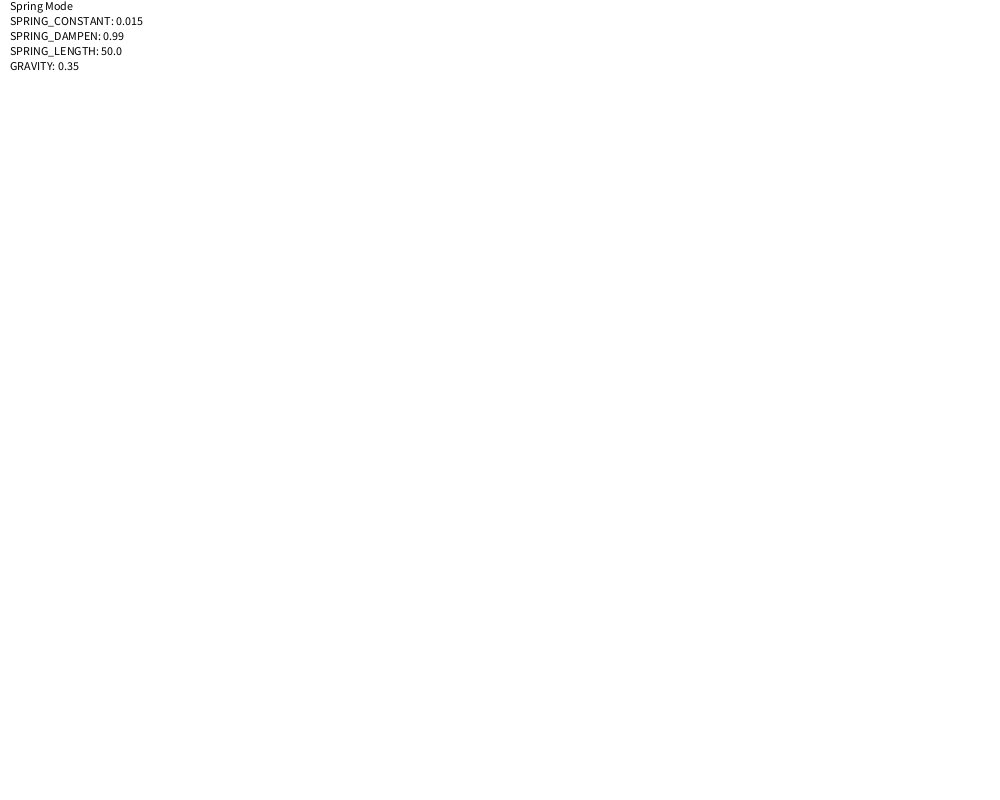
Frame 1 (no input)
Frame 60 (the mouse pressed at the canvas centre just before this capture): identical to frame 1, image omitted
Frame 120 (the mouse held since frame 60 and released just before this capture): identical to frame 1, image omitted

The Processing sketch that drew this single still picture (run headless with seeded random() and noise(); from frame 60 on, the mouse is pressed at the canvas centre):

// Processing sketch: OrbChain
// ── OrbChain.pde

      final static int SPRING = 2;
       static float SPRING_LENGTH = 50;
       static float SPRING_DAMPEN = 0.990;
       static float SPRING_CONSTANT = 0.015;
       static float GRAVITY = 0.35;
      final static int MODE = SPRING;
      OrbList orbs;
      void setup() {
        size(1000, 800);
        orbs = new OrbList();
      }
      void mouseClicked() {
        orbs.add(new OrbNode(mouseX,mouseY,0,0,30));
      }
      
      void draw() {
        background(255);
        fill(0);
        text("Spring Mode", 10, 10);
        text("SPRING_CONSTANT: " + SPRING_CONSTANT, 10, 25);
        text("SPRING_DAMPEN: " + SPRING_DAMPEN, 10, 40);
        text("SPRING_LENGTH: " + SPRING_LENGTH, 10, 55);
        text("GRAVITY: " + GRAVITY, 10, 70);
        orbs.processAll();
        orbs.display();
        
      }
      
      void keyPressed() {
        if (key == 49) {
          SPRING_CONSTANT *= 1.05;
          fill(255);
          noStroke();
          rect(0,0,10,70);
          stroke(0);
        }
        
        if (key == 50) {
          SPRING_CONSTANT *= 0.95;
          fill(255);
          noStroke();
          rect(0,0,10,70);
          stroke(0);
        }
        if (key == 51) {
          SPRING_DAMPEN *= 1.05;
          fill(255);
          noStroke();
          rect(0,0,10,70);
          stroke(0);
        }
        if (key == 52) {
          SPRING_DAMPEN *= 0.95;
          fill(255);
          noStroke();
          rect(0,0,10,70);
          stroke(0);
        }
        if (key == 53) {
          SPRING_LENGTH *= 1.05;
          fill(255);
          noStroke();
          rect(0,0,10,70);
          stroke(0);
        }
        if (key == 54) {
          SPRING_LENGTH *= 0.95;
          fill(255);
          noStroke();
          rect(0,0,10,70);
          stroke(0);
        }
        if (key == 55) {
          GRAVITY *= 1.05;
          fill(255);
          noStroke();
          rect(0,0,10,70);
          stroke(0);
        }
        if (key == 56) {
          GRAVITY *= 0.95;
          fill(255);
          noStroke();
          rect(0,0,10,70);
          stroke(0);
        }
      }
    

// ── OrbList.pde
public class OrbList {
    OrbNode first, last;

    //create a fixed orb
    public OrbList() {
      first = new FixedOrbNode(0, height/5);
      last = new FixedOrbNode(width, height/5);
      //link them to eachother
      first.next = last;
      last.prev = first;
    }

    /**
    *complete this method
    */
    void add(OrbNode orb){
     //insert orb at the end of the list before the last node.
     orb.next = last.prev;
     orb.prev = first.next;
     last.prev = orb.next;
     first.next = orb.prev;
    }

    /**
    *complete this method
    *process all nodes by running move.
    */
    void processAll() {
      OrbNode current = first;
      //advance current to next until it is null, move() each of the nodes
      while (current != null) {
        current.move();
        current = current.next;
      }
      
    }
    /**
    *complete this method
    *Display all nodes by running their display().
    */
    void display() {
      OrbNode current = first;
      //advance current to next until it is null, display() each of the nodes
      
      
    }
  }

// ── OrbNode.pde
  public class OrbNode {
  float x, y;
  float dx, dy;
  float radius;
  color c;
  OrbNode next, prev;
  public OrbNode() {  }
  public OrbNode(float x_, float y_) {
    this(x_, y_, 0.0, 0.0, 50.0);
  }
  public OrbNode(float x_, float y_, float dx_, float dy_, float radius_ ) {
    x = x_;
    y = y_;
    dx = dx_;
    dy = dy_;
    radius = radius_;
    c = color(random(255), random(255), random(255), 200);
  }
   /**
  *complete this method
  */
  void display() {
    fill(c);
    ellipse(x, y, radius*2, radius*2);
    //If next or previous exist, draw lines to them! (aim for slightly off center)
    /*you write this part*/
    if (this.prev != null) {
      //change this
      line(this.x - 4, this.y , this.prev.x + 4, this.prev.y );
    }
    
    if (this.next != null) {
      line(this.x + 4, this.y , this.next.x - 4, this.next.y );
    }
    
  }

  /**
  *complete this method
  */
  void move() {
    //have prev and next apply spring force to this node;
    /*you write this part*/
      next.springAttract(this);
   
      prev.springAttract(this);
    
    //apply velocity to position
    x+=dx;
    y+=dy;
    //apply gravity
    dy+= GRAVITY;
  }
  
       void springAttract(OrbNode other) {
          float dist = dist(x, y, other.x, other.y) ;
          float force = (dist - SPRING_LENGTH) * SPRING_CONSTANT;
          float displacex = (x - other.x) ;
          float displacey = (y - other.y) ;
          other.dx += displacex * force / dist;
          other.dy += displacey * force / dist;
          other.dx*= SPRING_DAMPEN;
          other.dy*= SPRING_DAMPEN;
        }
}

public class FixedOrbNode extends OrbNode{
   void move() {
   }
   FixedOrbNode(float x_, float y_) {
    x = x_;
    y = y_;
    radius = 30;
    c = color(0);
  }
}
